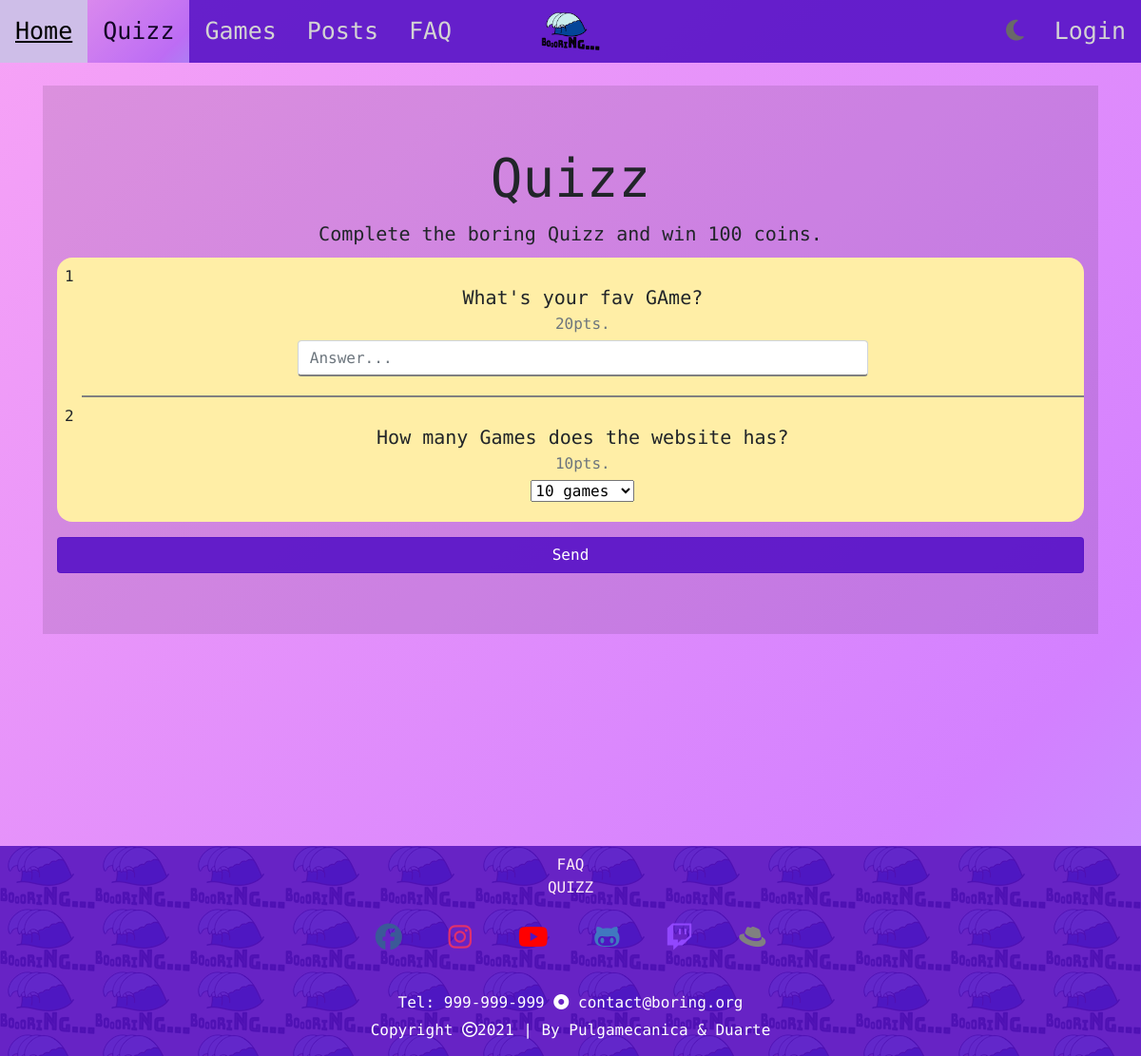
Page /quizz on the committed database.
### boring_website/models.py (models this page shows, shortened)
class Question(models.Model):
    question = models.CharField(max_length=400)
    points = models.IntegerField(default=10)
    def type(self):
        if len(self.answers.all()) == 0:
            return "open_answer"
        true_options = 0
        for answer in self.answers.all():
            if answer.is_correct:
                true_options += 1
        if true_options == 1:
            return "one_choice"
        else:
            return "multiple_choice"

### boring_website/views.py (the view)
# urls.py: path('quizz', views.quizz_page_view, name='quizz'),
def quizz_page_view(request):
    return render(request, 'boring_website/quizz.html', {'questions': Question.objects.all()})

### boring_website/templates/boring_website/quizz.html (shortened to what this page needs)
{% extends 'boring_website/base.html' %}
{% block main %}
    {% load static %}
	<link rel="stylesheet" href="{% static 'boring_website/css/quizz.css' %}">
    <div class="container mt-4 text-center" id="quizz-active">
        <div class="jumbotron jumbotron-fluid">
            <div class="container">
                <h1 class="display-4">Quizz</h1>
                <p class="lead">Complete the boring Quizz and win 100 coins.</p>
                <form action="{% url 'boring_website:quizz_submission' %}" method="post">
                    <div id="questions">
                        {% for question in questions %}
                            <span class="float-left p-2">{{forloop.counter}}</span>
                            <div class="card">
                                <div class="card-body">
                                    <h5 class="card-title">{{question.question}}</h5>
                                    <h6 class="card-subtitle mb-2 text-muted">{{question.points}}pts.</h6>
                                    {% if question.type == "open_answer" %}
                                        <input type="text" name="{{question.id}}" id="{{question.id}}" class="form-control answer" placeholder="Answer..." required>
                                    {% else %}
                                        {% if question.type == "one_choice" %}
                                            <select id="{{question.id}}" name="{{question.id}}">
                                        {% elif question.type == "multiple_choice" %}
                                            <select id="{{question.id}}" name="{{question.id}}" multiple required>
                                        {% endif %}
                                            {% for answer in question.answers.all  %}
                                                <option value="{{question.id}}_{{answer.id}}" class="form-control answer">{{answer.description}}</option>
                                            {% endfor %}
                                        </select>
                                    {% endif %}
                                </div>
                            </div>
                        {% endfor %}
                    </div>
                    <input class="btn btn-primary mt-3 btn-block" type="submit" value="Send">
                </form>
            </div>
        </div>
    </div>
{% endblock %}

### boring_website/static/boring_website/css/base.css (style rules this page uses)
* { scroll-behavior: smooth; box-sizing: border-box; padding: 0; margin: 0; }
.btn-primary { background-color: #5712c7e6; border-color: #5712c7e6; }
.jumbotron-fluid { background-color: rgba(0, 0, 0, 0.1) !important; }
.jumbotron { background-color: transparent; }
.card { background-color: rgba(255, 255, 255, 0.6); border: none; }
html { width: 100%; }
body { width: 100%; margin: 0; background: linear-gradient(-45deg, #17eb76, #0be683, #4fe3b9, #8cd5ff, #d380ff, #f7a3f6); background-size: 400% 400%; animation: gradient 10s ease infinite; font-family: 'Nova Mono', monospace; }

### boring_website/static/boring_website/css/home.css (style rules this page uses)
.intro-box h1, h5, h6, p { margin: 10px; }
.donation-box h1, .donation-box h2, p { text-align: center; }

### boring_website/static/boring_website/css/quizz.css (style rules this page uses)
.answer { max-width: 600px; margin: auto; border-bottom: 2px gray solid; }
.jumbotron { background-color: transparent; }
.card { background-color: transparent; border: none; border-radius: 0; border-bottom: 2px gray solid; }
.card:last-child { border-bottom: none; }
.jumbotron-fluid { background-color: rgba(255, 255, 255, 0.6); }
#questions { background-color: #ffeea6; border-radius: 1em; }

### rows in the picture
Question: question "What's your fav GAme?", points "20"
Question: question "How many Games does the website has?", points "10"

### other values in the picture
form field value "10 games"
